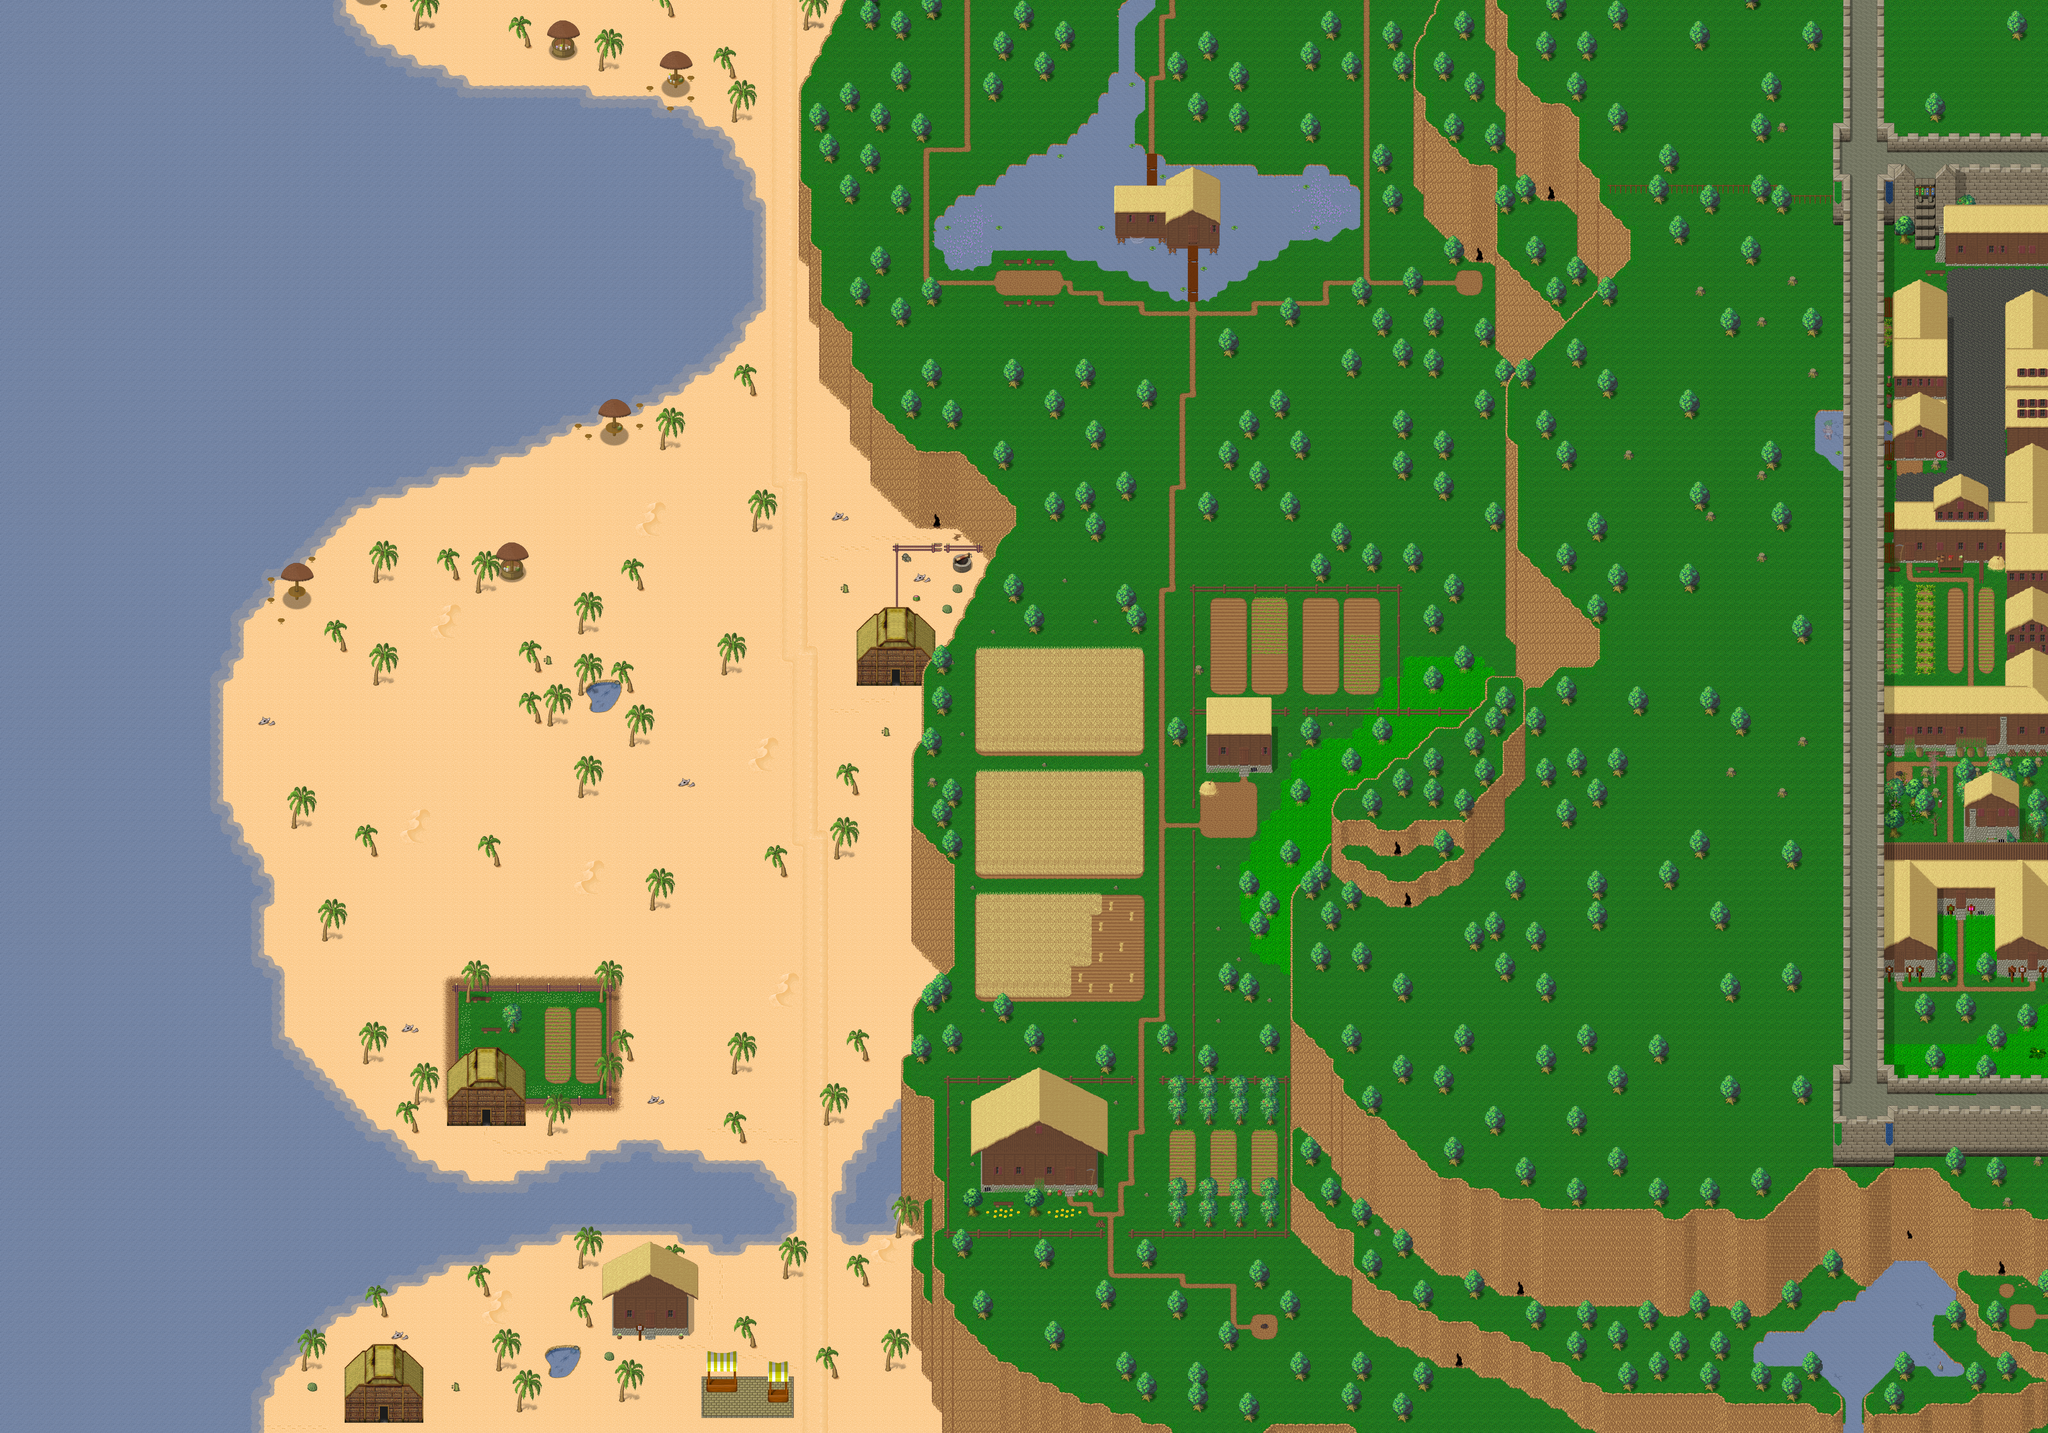

A 2D game scene composited from a Tiled map and its tileset images. What follows is a short description and the map's XML, with each tile layer's data collapsed to a summary:
An orthogonal 200x140 tile map with 32x32 px tiles, 5 tile layers (Ground, Fringe, Top1, Top2, ...), 1 hidden layer not drawn, 20 tilesets and 47 objects (15x spawn, 13x warp, 8x script, 7x -warp, 4x PARTICLE_EFFECT).

<map version="1.0" orientation="orthogonal" width="200" height="140" tilewidth="32" tileheight="32">
 <properties>
  <property name="minimap" value="/graphics/minimaps/004.png" />
  <property name="music" value="faradize_-_psychic_farmers.ogg" />
  <property name="music-old" value="The Mana World - The Forest.ogg" />
  <property name="name" value="Ilha Fortaleza" />
  <property name="overlay0image" value="graphics/images/ambient/clouds.png" />
  <property name="overlay0parallax" value="1.0" />
  <property name="overlay0scrollX" value="0.2" />
  <property name="overlay0scrollY" value="0.1" />
  <property name="pasta" value="IlhaFortaleza" />
 </properties>
 <tileset firstgid="1" name="Colision" tilewidth="32" tileheight="32">
  <image source="../graphics/tiles/collision.png" width="64" height="32" />
 </tileset>
 <tileset firstgid="3" name="floresta" tilewidth="32" tileheight="32">
  <image source="../graphics/tiles/Woodland_ground.png" width="512" height="512" />
 </tileset>
 <tileset firstgid="259" name="Vila" tilewidth="32" tileheight="32">
  <image source="../graphics/tiles/Woodland_village.png" width="512" height="512" />
 </tileset>
 <tileset firstgid="515" name="vila_x2" tilewidth="32" tileheight="64">
  <image source="../graphics/tiles/Woodland_village_x2.png" width="512" height="64" />
 </tileset>
 <tileset firstgid="531" name="Trans" tilewidth="32" tileheight="32">
  <image source="../graphics/tiles/trans_woodland-desert.png" width="512" height="352" />
 </tileset>
 <tileset firstgid="707" name="Block Walls" tilewidth="32" tileheight="32">
  <image source="../graphics/tiles/blockWalls.png" width="512" height="512" />
 </tileset>
 <tileset firstgid="963" name="Block Walls X2" tilewidth="32" tileheight="64">
  <image source="../graphics/tiles/blockWalls_x2.png" width="512" height="64" />
 </tileset>
 <tileset firstgid="979" name="Woodland X3" tilewidth="32" tileheight="96">
  <image source="../graphics/tiles/Woodland_x3.png" width="512" height="192" />
 </tileset>
 <tileset firstgid="1011" name="Desert3" tilewidth="32" tileheight="32">
  <image source="../graphics/tiles/desert3.png" width="512" height="512" />
 </tileset>
 <tileset firstgid="1267" name="Desert X5" tilewidth="32" tileheight="160">
  <image source="../graphics/tiles/desert_x5.png" width="192" height="160" />
 </tileset>
 <tileset firstgid="1273" name="Desert X3" tilewidth="32" tileheight="96">
  <image source="../graphics/tiles/desert_x3.png" width="512" height="96" />
 </tileset>
 <tileset firstgid="1289" name="Cabana" tilewidth="32" tileheight="32">
  <image source="../graphics/tiles/praia_vila.png" width="512" height="256" />
 </tileset>
 <tileset firstgid="1417" name="Placas" tilewidth="32" tileheight="64">
  <image source="../graphics/tiles/placas_x2.png" width="512" height="64" />
 </tileset>
 <tileset firstgid="1433" name="Pots_x2" tilewidth="32" tileheight="64">
  <image source="../graphics/tiles/Pots_x2.png" width="512" height="64" />
 </tileset>
 <tileset firstgid="1449" name="Sombras" tilewidth="32" tileheight="32">
  <image source="../graphics/tiles/sombras.png" width="192" height="128" />
 </tileset>
 <tileset firstgid="1473" name="Woodland (interno)" tilewidth="32" tileheight="32">
  <image source="../graphics/tiles/woodland_indoor.png" width="512" height="512" />
 </tileset>
 <tileset firstgid="1729" name="Woodland_x2" tilewidth="32" tileheight="64">
  <image source="../graphics/tiles/Woodland_x2.png" width="512" height="128" />
 </tileset>
 <tileset firstgid="1761" name="desert_x2" tilewidth="32" tileheight="64">
  <image source="../graphics/tiles/desert_x2.png" width="512" height="64" />
 </tileset>
 <tileset firstgid="1777" name="pesc_barraca" tilewidth="32" tileheight="32">
  <image source="../graphics/tiles/pescadores_barraca.png" width="256" height="96" />
 </tileset>
 <tileset firstgid="1801" name="pesc_barraca_x2" tilewidth="32" tileheight="64">
  <image source="../graphics/tiles/pescadores_barraca_x2.png" width="512" height="128" />
 </tileset>
 <layer name="Ground" width="200" height="140">
  <data>[28000 cells, 28000 non-empty, 303 distinct tile ids]</data>
 </layer>
 <layer name="Fringe" width="200" height="140">
  <data>[28000 cells, 3535 non-empty, 247 distinct tile ids]</data>
 </layer>
 <layer name="Top1" width="200" height="140">
  <data>[28000 cells, 902 non-empty, 158 distinct tile ids]</data>
 </layer>
 <layer name="Top2" width="200" height="140">
  <data>[28000 cells, 193 non-empty, 41 distinct tile ids]</data>
 </layer>
 <layer name="Top3" width="200" height="140">
  <data>[28000 cells, 124 non-empty, 26 distinct tile ids]</data>
 </layer>
 <layer name="Collision" width="200" height="140" visible="0" opacity="0.6">
  <data>[28000 cells, 16353 non-empty, 1 distinct tile ids]</data>
 </layer>
 <objectgroup name="spawns" width="200" height="140" visible="0">
  <object name="Limo Alga Verde (10)" type="spawn" x="608" y="640" width="1856" height="2400">
   <properties>
    <property name="max_beings" value="10" />
    <property name="monster_id" value="3" />
   </properties>
  </object>
  <object name="Limo do Mar (16)" type="spawn" x="672" y="576" width="1856" height="2528">
   <properties>
    <property name="max_beings" value="16" />
    <property name="monster_id" value="31" />
   </properties>
  </object>
  <object name="Cogumelo (6)" type="spawn" x="2944" y="832" width="1760" height="832">
   <properties>
    <property name="max_beings" value="6" />
    <property name="monster_id" value="17" />
   </properties>
  </object>
  <object name="Cogumelo Maligno (8)" type="spawn" x="2880" y="704" width="1792" height="928">
   <properties>
    <property name="max_beings" value="8" />
    <property name="monster_id" value="11" />
   </properties>
  </object>
  <object name="Verme Gigante (6) [45s]" type="spawn" x="2144" y="1376" width="704" height="2432">
   <properties>
    <property name="eA_spawn" value="45000" />
    <property name="max_beings" value="6" />
    <property name="monster_id" value="4" />
   </properties>
  </object>
  <object name="Verme (5)[45]" type="spawn" x="2400" y="1632" width="480" height="736">
   <properties>
    <property name="eA_spawn" value="45000" />
    <property name="max_beings" value="5" />
    <property name="monster_id" value="0" />
   </properties>
  </object>
  <object name="Trasgo Roxo (6) [5min]" type="spawn" x="2912" y="1728" width="1408" height="736">
   <properties>
    <property name="eA_death" value="300000" />
    <property name="max_beings" value="6" />
    <property name="monster_id" value="310" />
   </properties>
  </object>
  <object name="Trasgo Rosa (10)" type="spawn" x="2944" y="1696" width="1120" height="2176">
   <properties>
    <property name="max_beings" value="10" />
    <property name="monster_id" value="16" />
   </properties>
  </object>
  <object name="Escorpião Vermelho (8) [45s]" type="spawn" x="2112" y="1344" width="704" height="2432">
   <properties>
    <property name="eA_spawn" value="45000" />
    <property name="max_beings" value="8" />
    <property name="monster_id" value="2" />
   </properties>
  </object>
  <object name="Trasgo Roxo (4) [5min]" type="spawn" x="3552" y="3200" width="480" height="704">
   <properties>
    <property name="eA_death" value="300000" />
    <property name="max_beings" value="4" />
    <property name="monster_id" value="310" />
   </properties>
  </object>
  </objectgroup>
 <objectgroup name="Objects" width="0" height="0">
  <!-- 20 objects omitted --></objectgroup>
 <objectgroup name="abelhas" width="0" height="0">
  <!-- 8 objects omitted --></objectgroup>
 <objectgroup name="pedraEmanar" width="200" height="140" visible="0">
  <!-- 3 objects omitted --></objectgroup>
 <objectgroup name="Esconderijos" width="308" height="314" visible="0">
  <!-- 5 objects omitted --></objectgroup>
</map>
<!-- 37 of 47 objects omitted -->
